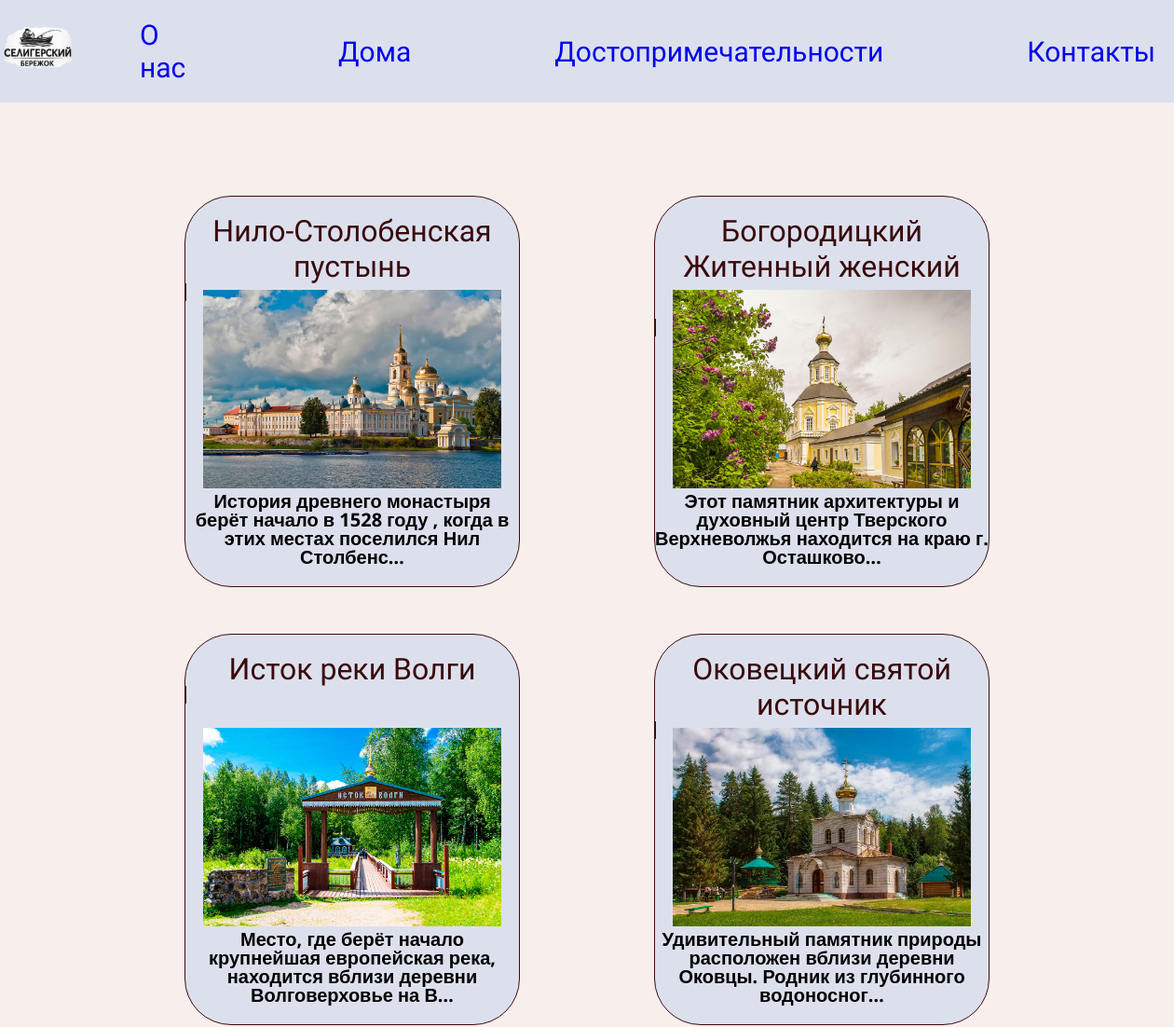
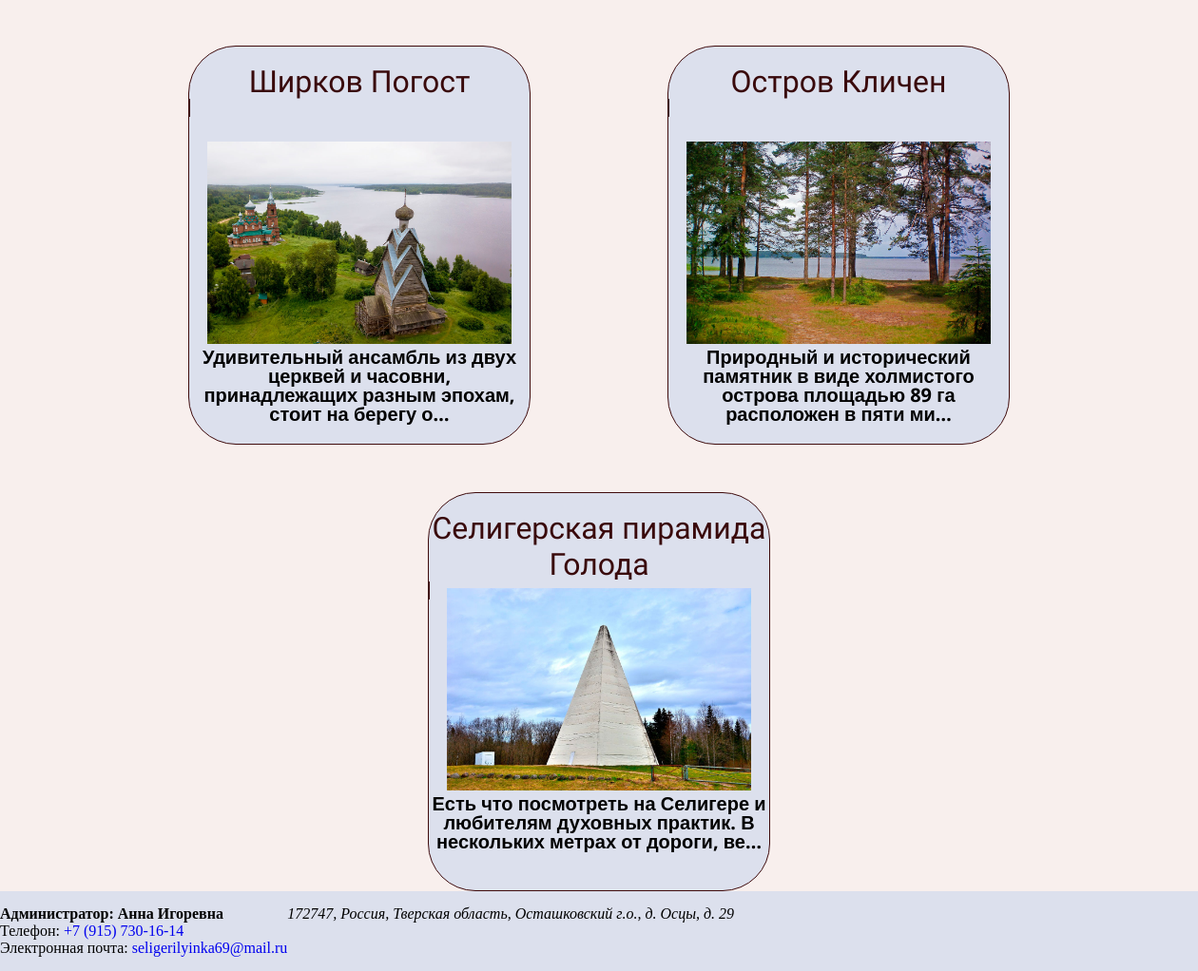
/attraction/, run on the app's committed database (2 pictures, top to bottom).
### us/models.py (models this page shows, shortened)
class Attractions(models.Model):
    title = models.CharField(max_length=200, verbose_name="Достопримечательность")
    image = models.ImageField(upload_to="attractions_images/", blank=True, verbose_name="Изображение")
    description = models.TextField( blank=True, verbose_name="Описание")
    address = models.TextField(blank=True, verbose_name="Адрес")
    class Meta:
        verbose_name = "Достопримечательность"
        verbose_name_plural = "Достопримечательности"

### us/views.py (the view)
# urls.py: path('attraction/', views.attraction, name="attraction" ),
def attraction(request):
    attr = Attractions.objects.all()
    contex = {
        'attractions': attr
    }
    return render(request, "us/attractions.html", contex)

### us/templates/us/attractions.html
{% extends 'us/base.html' %}
{% load static %}
{% block content %}
<main>
    <div class="block">
        {% for attraction in attractions %}
        <div class="attractions">
            <div class="attractions__container">
                <div class="attractions__top">
                    <div class="attractions__titl ">
                        <a href="{% url 'attractions' attraction.id %}" class="attractions">
                            <h3 class="attractions__title easy-zoom-effect">{{ attraction.title }}</h3>
                        </a>
                    </div>
                    <div class="attractions__img">
                        <a href="{% url 'attractions' attraction.id %}">
                            <img class="attractions__images easy-zoom-effect"  src="{{ attraction.image.url }} " />
                        </a>
                    </div>
                </div>
                <div class="attractions__botoom">
                    <a href="{% url 'attractions' attraction.id %}">
                        <div class="attractions__description">{{attraction.description|truncatechars:100|safe }}</div>
                    </a>
                </div>
            </div>
        </div>
        {% endfor %}
    </div>
</main>
{% endblock %}

### us/static/styles/app.css (style rules this page uses)
* { margin:0; padding: 0; Box-sizing: border-box; }
body { background-color: #f8efed; }
a { text-decoration: none; }
p { font-weight:bold; }
.block { width: 80%; margin: 0 auto; margin-top: 50px; display: flex; flex-wrap: wrap; justify-content: space-around; }
.easy-zoom-effect { transition: transform 0.5s ease; }
.attractions { height: 420px; width: 350px; flex-basis: 360px; background: #dce0ed; border: 1px solid #3f0b0c; overflow: hidden; border-radius: 50px; margin-top: 50px; }
.attractions__images { width: 320px; height: auto; object-fit: contain; }
.attractions__title { font-size: 2rem; font-weight: 400; color: var(--color-sub); align-items: center; font-family: 'Lobster'; text-align: center; color:#39090b; }
.attractions__description { font-size:20px; line-height:20px; color:#000000; font-family: "Noto Sans", sans-serif; justify-content: justify; line-height: 1 ; text-align: center; }
.attractions__titl { width: auto; height: 100px; }
.attractions__img { align-items: center; text-align: center; }

### data on the page
Attractions: title "Нило-Столобенская пустынь", image (picture), description "История древнего монастыря берёт начало в 1528 году , когда в этих местах поселился Нил Столбенс…"
Attractions: title "Богородицкий Житенный женский…", image (picture), description "Этот памятник архитектуры и духовный центр Тверского Верхневолжья находится на краю г. Осташково…"
Attractions: title "Исток реки Волги", image (picture), description "Место, где берёт начало крупнейшая европейская река, находится вблизи деревни Волговерховье на В…"
Attractions: title "Оковецкий святой источник", image (picture), description "Удивительный памятник природы расположен вблизи деревни Оковцы. Родник из глубинного водоносног…"
Attractions: title "Ширков Погост", image (picture), description "Удивительный ансамбль из двух церквей и часовни, принадлежащих разным эпохам, стоит на берегу о…"
Attractions: title "Остров Кличен", image (picture), description "Природный и исторический памятник в виде холмистого острова площадью 89 га расположен в пяти ми…"
Attractions: title "Селигерская пирамида Голода", image (picture), description "Есть что посмотреть на Селигере и любителям духовных практик. В нескольких метрах от дороги, ве…"
